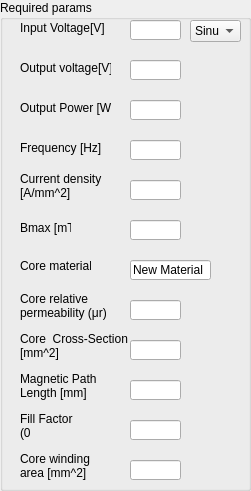
        <widget class="QGroupBox" name="basic">
         <property name="geometry">
          <rect>
           <x>10</x>
           <y>10</y>
           <width>251</width>
           <height>491</height>
          </rect>
         </property>
         <property name="title">
          <string>Required params</string>
         </property>
         <widget class="QLabel" name="FillFactorLabel">
          <property name="geometry">
           <rect>
            <x>20</x>
            <y>410</y>
            <width>91</width>
            <height>31</height>
           </rect>
          </property>
          <property name="text">
           <string>Fill Factor
(0&lt;x&lt;1)</string>
          </property>
         </widget>
         <widget class="QLineEdit" name="CoreCrossSectionValue">
          <property name="geometry">
           <rect>
            <x>130</x>
            <y>340</y>
            <width>51</width>
            <height>20</height>
           </rect>
          </property>
         </widget>
         <widget class="QLineEdit" name="OutputPowerValue">
          <property name="geometry">
           <rect>
            <x>130</x>
            <y>100</y>
            <width>51</width>
            <height>20</height>
           </rect>
          </property>
         </widget>
         <widget class="QLineEdit" name="FillFactorValue">
          <property name="geometry">
           <rect>
            <x>130</x>
            <y>420</y>
            <width>51</width>
            <height>20</height>
           </rect>
          </property>
         </widget>
         <widget class="QLabel" name="MagneticPathLengthLabel">
          <property name="geometry">
           <rect>
            <x>20</x>
            <y>370</y>
            <width>81</width>
            <height>31</height>
           </rect>
          </property>
          <property name="text">
           <string>Magnetic Path
Length [mm]</string>
          </property>
         </widget>
         <widget class="QLabel" name="BmaxLabel">
          <property name="geometry">
           <rect>
            <x>20</x>
            <y>220</y>
            <width>51</width>
            <height>16</height>
           </rect>
          </property>
          <property name="text">
           <string>Bmax [mT]</string>
          </property>
         </widget>
         <widget class="QLineEdit" name="CoreMaterialNameValue">
          <property name="geometry">
           <rect>
            <x>130</x>
            <y>260</y>
            <width>81</width>
            <height>20</height>
           </rect>
          </property>
          <property name="text">
           <string>New Material</string>
          </property>
         </widget>
         <widget class="QLabel" name="FrequencyLabel">
          <property name="geometry">
           <rect>
            <x>20</x>
            <y>140</y>
            <width>91</width>
            <height>16</height>
           </rect>
          </property>
          <property name="text">
           <string>Frequency [Hz]</string>
          </property>
         </widget>
         <widget class="QLabel" name="InputVoltageLabel">
          <property name="geometry">
           <rect>
            <x>20</x>
            <y>20</y>
            <width>91</width>
            <height>16</height>
           </rect>
          </property>
          <property name="text">
           <string>Input Voltage[V]</string>
          </property>
         </widget>
         <widget class="QLineEdit" name="CurrentDensityValue">
          <property name="geometry">
           <rect>
            <x>130</x>
            <y>180</y>
            <width>51</width>
            <height>20</height>
           </rect>
          </property>
         </widget>
         <widget class="QLineEdit" name="BmaxValue">
          <property name="geometry">
           <rect>
            <x>130</x>
            <y>220</y>
            <width>51</width>
            <height>20</height>
           </rect>
          </property>
         </widget>
         <widget class="QLineEdit" name="MagneticPathLengthValue">
          <property name="geometry">
           <rect>
            <x>130</x>
            <y>380</y>
            <width>51</width>
            <height>20</height>
           </rect>
          </property>
         </widget>
         <widget class="QLineEdit" name="OutputVoltageValue">
          <property name="geometry">
           <rect>
            <x>130</x>
            <y>60</y>
            <width>51</width>
            <height>20</height>
           </rect>
          </property>
         </widget>
         <widget class="QLabel" name="CoreMaterialLabel">
          <property name="geometry">
           <rect>
            <x>20</x>
            <y>250</y>
            <width>71</width>
            <height>31</height>
           </rect>
          </property>
          <property name="text">
           <string>Core material</string>
          </property>
         </widget>
         <widget class="QLineEdit" name="FrequencyValue">
          <property name="geometry">
           <rect>
            <x>130</x>
            <y>140</y>
            <width>51</width>
            <height>20</height>
           </rect>
          </property>
         </widget>
         <widget class="QLabel" name="label">
          <property name="geometry">
           <rect>
            <x>20</x>
            <y>60</y>
            <width>91</width>
            <height>16</height>
           </rect>
          </property>
          <property name="text">
           <string>Output voltage[V]</string>
          </property>
         </widget>
         <widget class="QLabel" name="label_4">
          <property name="geometry">
           <rect>
            <x>20</x>
            <y>330</y>
            <width>111</width>
            <height>31</height>
           </rect>
          </property>
          <property name="text">
           <string>Core  Cross-Section
[mm^2]</string>
          </property>
         </widget>
         <widget class="QLabel" name="CurrentDensityLabel">
          <property name="geometry">
           <rect>
            <x>20</x>
            <y>170</y>
            <width>91</width>
            <height>31</height>
           </rect>
          </property>
          <property name="text">
           <string>Current density
[A/mm^2]</string>
          </property>
         </widget>
         <widget class="QComboBox" name="InputVoltageShapeValue">
          <property name="geometry">
           <rect>
            <x>190</x>
            <y>20</y>
            <width>51</width>
            <height>22</height>
           </rect>
          </property>
          <item>
           <property name="text">
            <string>Sinus</string>
           </property>
          </item>
          <item>
           <property name="text">
            <string>Square</string>
           </property>
          </item>
         </widget>
         <widget class="QLabel" name="CorePermeabilityLabel">
          <property name="geometry">
           <rect>
            <x>20</x>
            <y>290</y>
            <width>101</width>
            <height>31</height>
           </rect>
          </property>
          <property name="text">
           <string>Core relative
permeability (μr)</string>
          </property>
         </widget>
         <widget class="QLineEdit" name="InputVoltageValue">
          <property name="geometry">
           <rect>
            <x>130</x>
            <y>20</y>
            <width>51</width>
            <height>20</height>
           </rect>
          </property>
         </widget>
         <widget class="QLineEdit" name="CorePermeabilityValue">
          <property name="geometry">
           <rect>
            <x>130</x>
            <y>300</y>
            <width>51</width>
            <height>20</height>
           </rect>
          </property>
         </widget>
         <widget class="QLabel" name="OutputPowerLabel">
          <property name="geometry">
           <rect>
            <x>20</x>
            <y>100</y>
            <width>91</width>
            <height>16</height>
           </rect>
          </property>
          <property name="text">
           <string>Output Power [W]</string>
          </property>
         </widget>
         <widget class="QLineEdit" name="CoreWindingAreaValue">
          <property name="geometry">
           <rect>
            <x>130</x>
            <y>460</y>
            <width>51</width>
            <height>20</height>
           </rect>
          </property>
         </widget>
         <widget class="QLabel" name="CoreDimensionsLabel">
          <property name="geometry">
           <rect>
            <x>20</x>
            <y>450</y>
            <width>81</width>
            <height>31</height>
           </rect>
          </property>
          <property name="text">
           <string>Core winding
area [mm^2]</string>
          </property>
         </widget>
        </widget>
